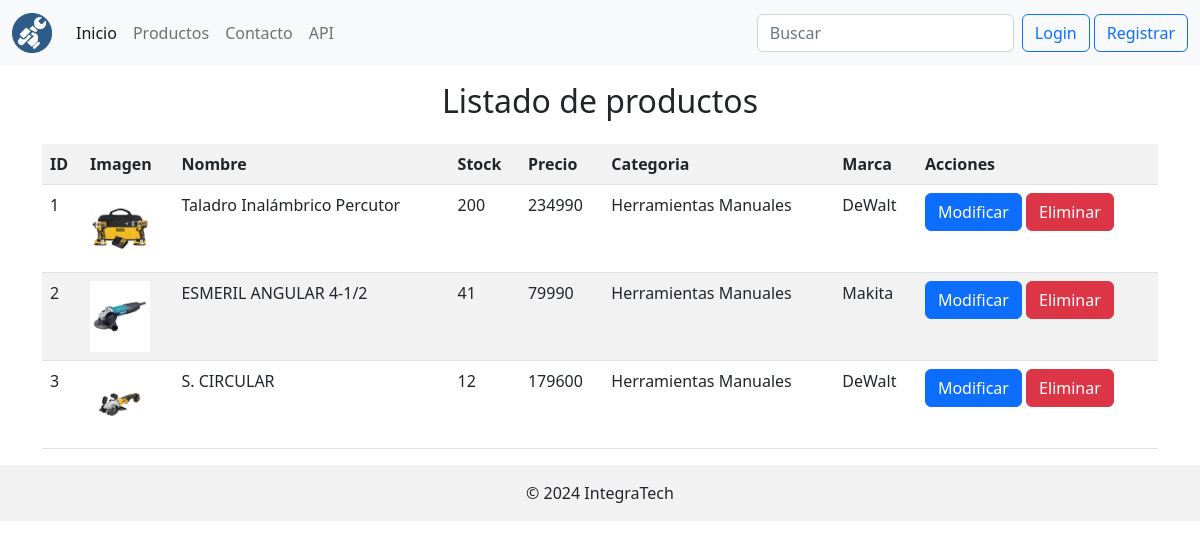
The page /listarProducto/ on the database as committed earlier.
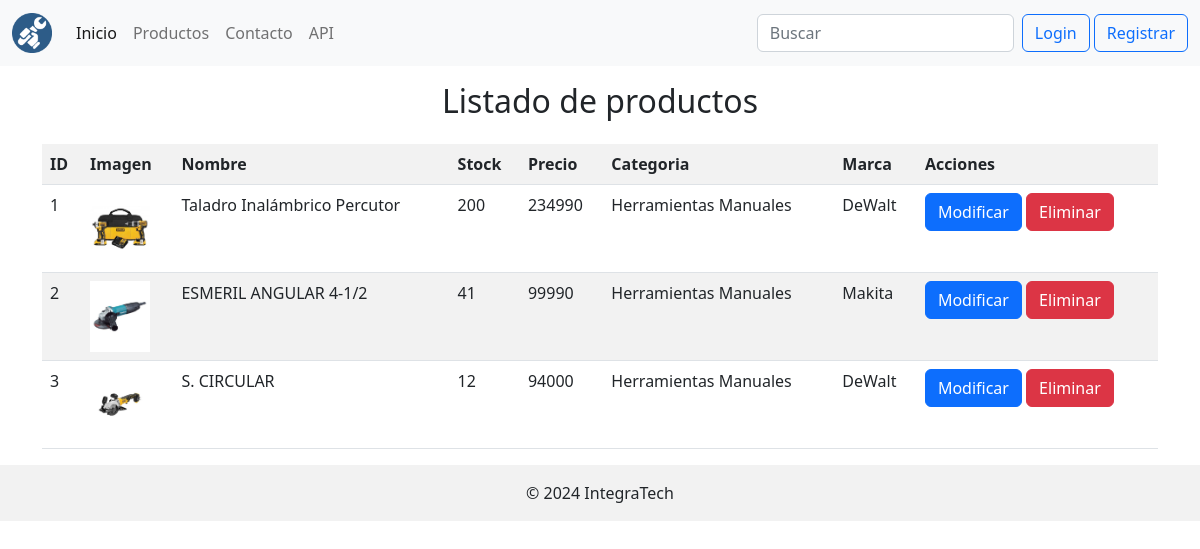
The same page on the database as committed later.
### app/models.py (models this page shows, shortened)
class Producto(models.Model):
    id_producto = models.IntegerField(primary_key=True)
    nombre = models.CharField(max_length=40, null=False)
    precio = models.IntegerField(null=False)
    stock  = models.IntegerField(null=False)
    descripcion = models.CharField(max_length=100, null=False)
    imagen = models.ImageField(upload_to='imagenesProducto')
    fecha_agregar = models.DateField(auto_now_add=True)
    categoria = models.ForeignKey(Categoria, on_delete=models.CASCADE)
    marca = models.ForeignKey(Marca, on_delete=models.CASCADE, null=True)

class Categoria(models.Model):
    id_categoria = models.IntegerField(primary_key=True)
    nombre_categoria = models.CharField(max_length=30, null=False)

class Marca(models.Model):
    id_marca = models.IntegerField(primary_key=True)
    nombre_marca = models.CharField(max_length=30, null=False)

### app/views.py (the view)
# urls.py: path('listarProducto/', views.listarProducto, name='listarProducto'),
def listarProducto(request):
    productos = Producto.objects.all()
    data = {
        'productos':productos
    }
    return render(request, 'bodeguero/listarProducto.html', data)

### app/templates/Bodeguero/listarProducto.html (shortened to what this page needs)
{% extends 'base.html' %}
{% load static %}
{% block content %}
{% load humanize %}
<h2 class="mt-3 text-center">Listado de productos</h2>
<div class="container mt-4">
    <table class="table table-striped table-hover">
        <tr>
            <th>ID</th>
            <th>Imagen</th>
            <th>Nombre</th>
            <th>Stock</th>
            <th>Precio</th>
            <th>Categoria</th>
            <th>Marca</th>
            <th>Acciones</th>
        </tr>
        {% for p in productos %}
        <tr>
            <td>{{p.id_producto}}</td>
            <td><img style="width: 60px;" src="{{p.imagen.url}}" alt=""></td>
            <td>{{p.nombre}}</td>
            <td>{{p.stock}}</td>
            <td>{{p.precio}}</td>
            <td>{{p.categoria.nombre_categoria}}</td>
            <td>{% if p.marca.nombre_marca == null %}
                -----
            {% else %}
                {{ p.marca.nombre_marca }}
            {% endif %}
            </td>
            <td>
                <a href="{% url 'modificarProducto' p.id_producto%}" class="btn btn-primary">Modificar</a>
                <a href="{% url 'eliminarProducto' p.id_producto%}" class="btn btn-danger">Eliminar</a>
            </td>
        </tr>
        {% endfor %}
    </table>
</div>
{% endblock %}

Rows that differ between the two databases and show on the page:
changed Producto "ESMERIL ANGULAR 4-1/2": precio "79990" → "99990"
changed Producto "S. CIRCULAR": precio "179600" → "94000"
